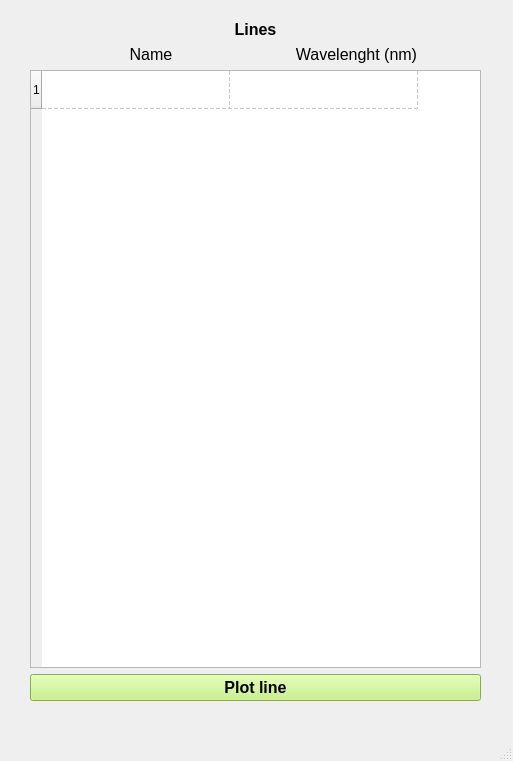
<?xml version="1.0" encoding="UTF-8"?>
<ui version="4.0">
 <class>MainWindow</class>
 <widget class="QMainWindow" name="MainWindow">
  <property name="geometry">
   <rect>
    <x>0</x>
    <y>0</y>
    <width>513</width>
    <height>761</height>
   </rect>
  </property>
  <property name="minimumSize">
   <size>
    <width>513</width>
    <height>761</height>
   </size>
  </property>
  <property name="maximumSize">
   <size>
    <width>513</width>
    <height>761</height>
   </size>
  </property>
  <property name="windowTitle">
   <string>Spectra - Lines data base</string>
  </property>
  <widget class="QWidget" name="centralwidget">
   <widget class="QWidget" name="layoutWidget">
    <property name="geometry">
     <rect>
      <x>30</x>
      <y>20</y>
      <width>451</width>
      <height>681</height>
     </rect>
    </property>
    <layout class="QVBoxLayout" name="verticalLayout_4" stretch="1,0,10,0">
     <item>
      <widget class="QLabel" name="lbl_lines">
       <property name="sizePolicy">
        <sizepolicy hsizetype="Minimum" vsizetype="Maximum">
         <horstretch>0</horstretch>
         <verstretch>0</verstretch>
        </sizepolicy>
       </property>
       <property name="font">
        <font>
         <family>Segoe UI</family>
         <pointsize>12</pointsize>
         <weight>75</weight>
         <bold>true</bold>
        </font>
       </property>
       <property name="text">
        <string>Lines</string>
       </property>
       <property name="scaledContents">
        <bool>false</bool>
       </property>
       <property name="alignment">
        <set>Qt::AlignCenter</set>
       </property>
      </widget>
     </item>
     <item>
      <layout class="QHBoxLayout" name="horizontalLayout_12" stretch="1,1">
       <property name="leftMargin">
        <number>21</number>
       </property>
       <property name="rightMargin">
        <number>25</number>
       </property>
       <item>
        <widget class="QLabel" name="lbl_name">
         <property name="sizePolicy">
          <sizepolicy hsizetype="Minimum" vsizetype="Maximum">
           <horstretch>0</horstretch>
           <verstretch>0</verstretch>
          </sizepolicy>
         </property>
         <property name="font">
          <font>
           <family>Segoe UI</family>
           <pointsize>12</pointsize>
           <weight>50</weight>
           <bold>false</bold>
          </font>
         </property>
         <property name="text">
          <string>Name</string>
         </property>
         <property name="scaledContents">
          <bool>false</bool>
         </property>
         <property name="alignment">
          <set>Qt::AlignCenter</set>
         </property>
        </widget>
       </item>
       <item>
        <widget class="QLabel" name="lbl_wrest">
         <property name="sizePolicy">
          <sizepolicy hsizetype="Minimum" vsizetype="Maximum">
           <horstretch>0</horstretch>
           <verstretch>0</verstretch>
          </sizepolicy>
         </property>
         <property name="font">
          <font>
           <family>Segoe UI</family>
           <pointsize>12</pointsize>
           <weight>50</weight>
           <bold>false</bold>
          </font>
         </property>
         <property name="text">
          <string>Wavelenght (nm)</string>
         </property>
         <property name="scaledContents">
          <bool>false</bool>
         </property>
         <property name="alignment">
          <set>Qt::AlignCenter</set>
         </property>
        </widget>
       </item>
      </layout>
     </item>
     <item>
      <widget class="QTableWidget" name="table_lines">
       <property name="sizePolicy">
        <sizepolicy hsizetype="Minimum" vsizetype="Expanding">
         <horstretch>0</horstretch>
         <verstretch>0</verstretch>
        </sizepolicy>
       </property>
       <property name="horizontalScrollBarPolicy">
        <enum>Qt::ScrollBarAlwaysOff</enum>
       </property>
       <property name="editTriggers">
        <set>QAbstractItemView::NoEditTriggers</set>
       </property>
       <property name="showGrid">
        <bool>true</bool>
       </property>
       <property name="gridStyle">
        <enum>Qt::DashLine</enum>
       </property>
       <property name="cornerButtonEnabled">
        <bool>true</bool>
       </property>
       <property name="rowCount">
        <number>1</number>
       </property>
       <property name="columnCount">
        <number>2</number>
       </property>
       <attribute name="horizontalHeaderVisible">
        <bool>false</bool>
       </attribute>
       <attribute name="horizontalHeaderDefaultSectionSize">
        <number>188</number>
       </attribute>
       <attribute name="horizontalHeaderMinimumSectionSize">
        <number>188</number>
       </attribute>
       <attribute name="verticalHeaderVisible">
        <bool>true</bool>
       </attribute>
       <attribute name="verticalHeaderCascadingSectionResizes">
        <bool>false</bool>
       </attribute>
       <attribute name="verticalHeaderMinimumSectionSize">
        <number>38</number>
       </attribute>
       <row/>
       <column/>
       <column/>
      </widget>
     </item>
     <item>
      <widget class="QPushButton" name="btn_plot">
       <property name="enabled">
        <bool>true</bool>
       </property>
       <property name="sizePolicy">
        <sizepolicy hsizetype="Minimum" vsizetype="Expanding">
         <horstretch>0</horstretch>
         <verstretch>0</verstretch>
        </sizepolicy>
       </property>
       <property name="palette">
        <palette>
         <active>
          <colorrole role="WindowText">
           <brush brushstyle="SolidPattern">
            <color alpha="255">
             <red>0</red>
             <green>0</green>
             <blue>0</blue>
            </color>
           </brush>
          </colorrole>
          <colorrole role="Button">
           <brush brushstyle="SolidPattern">
            <color alpha="255">
             <red>190</red>
             <green>240</green>
             <blue>114</blue>
            </color>
           </brush>
          </colorrole>
          <colorrole role="Light">
           <brush brushstyle="SolidPattern">
            <color alpha="255">
             <red>244</red>
             <green>255</green>
             <blue>227</blue>
            </color>
           </brush>
          </colorrole>
          <colorrole role="Midlight">
           <brush brushstyle="SolidPattern">
            <color alpha="255">
             <red>217</red>
             <green>247</green>
             <blue>170</blue>
            </color>
           </brush>
          </colorrole>
          <colorrole role="Dark">
           <brush brushstyle="SolidPattern">
            <color alpha="255">
             <red>95</red>
             <green>120</green>
             <blue>57</blue>
            </color>
           </brush>
          </colorrole>
          <colorrole role="Mid">
           <brush brushstyle="SolidPattern">
            <color alpha="255">
             <red>127</red>
             <green>160</green>
             <blue>76</blue>
            </color>
           </brush>
          </colorrole>
          <colorrole role="Text">
           <brush brushstyle="SolidPattern">
            <color alpha="255">
             <red>0</red>
             <green>0</green>
             <blue>0</blue>
            </color>
           </brush>
          </colorrole>
          <colorrole role="BrightText">
           <brush brushstyle="SolidPattern">
            <color alpha="255">
             <red>255</red>
             <green>255</green>
             <blue>255</blue>
            </color>
           </brush>
          </colorrole>
          <colorrole role="ButtonText">
           <brush brushstyle="SolidPattern">
            <color alpha="255">
             <red>0</red>
             <green>0</green>
             <blue>0</blue>
            </color>
           </brush>
          </colorrole>
          <colorrole role="Base">
           <brush brushstyle="SolidPattern">
            <color alpha="255">
             <red>255</red>
             <green>255</green>
             <blue>255</blue>
            </color>
           </brush>
          </colorrole>
          <colorrole role="Window">
           <brush brushstyle="SolidPattern">
            <color alpha="255">
             <red>190</red>
             <green>240</green>
             <blue>114</blue>
            </color>
           </brush>
          </colorrole>
          <colorrole role="Shadow">
           <brush brushstyle="SolidPattern">
            <color alpha="255">
             <red>0</red>
             <green>0</green>
             <blue>0</blue>
            </color>
           </brush>
          </colorrole>
          <colorrole role="AlternateBase">
           <brush brushstyle="SolidPattern">
            <color alpha="255">
             <red>222</red>
             <green>247</green>
             <blue>184</blue>
            </color>
           </brush>
          </colorrole>
          <colorrole role="ToolTipBase">
           <brush brushstyle="SolidPattern">
            <color alpha="255">
             <red>255</red>
             <green>255</green>
             <blue>220</blue>
            </color>
           </brush>
          </colorrole>
          <colorrole role="ToolTipText">
           <brush brushstyle="SolidPattern">
            <color alpha="255">
             <red>0</red>
             <green>0</green>
             <blue>0</blue>
            </color>
           </brush>
          </colorrole>
         </active>
         <inactive>
          <colorrole role="WindowText">
           <brush brushstyle="SolidPattern">
            <color alpha="255">
             <red>0</red>
             <green>0</green>
             <blue>0</blue>
            </color>
           </brush>
          </colorrole>
          <colorrole role="Button">
           <brush brushstyle="SolidPattern">
            <color alpha="255">
             <red>190</red>
             <green>240</green>
             <blue>114</blue>
            </color>
           </brush>
          </colorrole>
          <colorrole role="Light">
           <brush brushstyle="SolidPattern">
            <color alpha="255">
             <red>244</red>
             <green>255</green>
             <blue>227</blue>
            </color>
           </brush>
          </colorrole>
          <colorrole role="Midlight">
           <brush brushstyle="SolidPattern">
            <color alpha="255">
             <red>217</red>
             <green>247</green>
             <blue>170</blue>
            </color>
           </brush>
          </colorrole>
          <colorrole role="Dark">
           <brush brushstyle="SolidPattern">
            <color alpha="255">
             <red>95</red>
             <green>120</green>
             <blue>57</blue>
            </color>
           </brush>
          </colorrole>
          <colorrole role="Mid">
           <brush brushstyle="SolidPattern">
            <color alpha="255">
             <red>127</red>
             <green>160</green>
             <blue>76</blue>
            </color>
           </brush>
          </colorrole>
          <colorrole role="Text">
           <brush brushstyle="SolidPattern">
            <color alpha="255">
             <red>0</red>
             <green>0</green>
             <blue>0</blue>
            </color>
           </brush>
          </colorrole>
          <colorrole role="BrightText">
           <brush brushstyle="SolidPattern">
            <color alpha="255">
             <red>255</red>
             <green>255</green>
             <blue>255</blue>
            </color>
           </brush>
          </colorrole>
          <colorrole role="ButtonText">
           <brush brushstyle="SolidPattern">
            <color alpha="255">
             <red>0</red>
             <green>0</green>
             <blue>0</blue>
            </color>
           </brush>
          </colorrole>
          <colorrole role="Base">
           <brush brushstyle="SolidPattern">
            <color alpha="255">
             <red>255</red>
             <green>255</green>
             <blue>255</blue>
            </color>
           </brush>
          </colorrole>
          <colorrole role="Window">
           <brush brushstyle="SolidPattern">
            <color alpha="255">
             <red>190</red>
             <green>240</green>
             <blue>114</blue>
            </color>
           </brush>
          </colorrole>
          <colorrole role="Shadow">
           <brush brushstyle="SolidPattern">
            <color alpha="255">
             <red>0</red>
             <green>0</green>
             <blue>0</blue>
            </color>
           </brush>
          </colorrole>
          <colorrole role="AlternateBase">
           <brush brushstyle="SolidPattern">
            <color alpha="255">
             <red>222</red>
             <green>247</green>
             <blue>184</blue>
            </color>
           </brush>
          </colorrole>
          <colorrole role="ToolTipBase">
           <brush brushstyle="SolidPattern">
            <color alpha="255">
             <red>255</red>
             <green>255</green>
             <blue>220</blue>
            </color>
           </brush>
          </colorrole>
          <colorrole role="ToolTipText">
           <brush brushstyle="SolidPattern">
            <color alpha="255">
             <red>0</red>
             <green>0</green>
             <blue>0</blue>
            </color>
           </brush>
          </colorrole>
         </inactive>
         <disabled>
          <colorrole role="WindowText">
           <brush brushstyle="SolidPattern">
            <color alpha="255">
             <red>95</red>
             <green>120</green>
             <blue>57</blue>
            </color>
           </brush>
          </colorrole>
          <colorrole role="Button">
           <brush brushstyle="SolidPattern">
            <color alpha="255">
             <red>190</red>
             <green>240</green>
             <blue>114</blue>
            </color>
           </brush>
          </colorrole>
          <colorrole role="Light">
           <brush brushstyle="SolidPattern">
            <color alpha="255">
             <red>244</red>
             <green>255</green>
             <blue>227</blue>
            </color>
           </brush>
          </colorrole>
          <colorrole role="Midlight">
           <brush brushstyle="SolidPattern">
            <color alpha="255">
             <red>217</red>
             <green>247</green>
             <blue>170</blue>
            </color>
           </brush>
          </colorrole>
          <colorrole role="Dark">
           <brush brushstyle="SolidPattern">
            <color alpha="255">
             <red>95</red>
             <green>120</green>
             <blue>57</blue>
            </color>
           </brush>
          </colorrole>
          <colorrole role="Mid">
           <brush brushstyle="SolidPattern">
            <color alpha="255">
             <red>127</red>
             <green>160</green>
             <blue>76</blue>
            </color>
           </brush>
          </colorrole>
          <colorrole role="Text">
           <brush brushstyle="SolidPattern">
            <color alpha="255">
             <red>95</red>
             <green>120</green>
             <blue>57</blue>
            </color>
           </brush>
          </colorrole>
          <colorrole role="BrightText">
           <brush brushstyle="SolidPattern">
            <color alpha="255">
             <red>255</red>
             <green>255</green>
             <blue>255</blue>
            </color>
           </brush>
          </colorrole>
          <colorrole role="ButtonText">
           <brush brushstyle="SolidPattern">
            <color alpha="255">
             <red>95</red>
             <green>120</green>
             <blue>57</blue>
            </color>
           </brush>
          </colorrole>
          <colorrole role="Base">
           <brush brushstyle="SolidPattern">
            <color alpha="255">
             <red>190</red>
             <green>240</green>
             <blue>114</blue>
            </color>
           </brush>
          </colorrole>
          <colorrole role="Window">
           <brush brushstyle="SolidPattern">
            <color alpha="255">
             <red>190</red>
             <green>240</green>
             <blue>114</blue>
            </color>
           </brush>
          </colorrole>
          <colorrole role="Shadow">
           <brush brushstyle="SolidPattern">
            <color alpha="255">
             <red>0</red>
             <green>0</green>
             <blue>0</blue>
            </color>
           </brush>
          </colorrole>
          <colorrole role="AlternateBase">
           <brush brushstyle="SolidPattern">
            <color alpha="255">
             <red>190</red>
             <green>240</green>
             <blue>114</blue>
            </color>
           </brush>
          </colorrole>
          <colorrole role="ToolTipBase">
           <brush brushstyle="SolidPattern">
            <color alpha="255">
             <red>255</red>
             <green>255</green>
             <blue>220</blue>
            </color>
           </brush>
          </colorrole>
          <colorrole role="ToolTipText">
           <brush brushstyle="SolidPattern">
            <color alpha="255">
             <red>0</red>
             <green>0</green>
             <blue>0</blue>
            </color>
           </brush>
          </colorrole>
         </disabled>
        </palette>
       </property>
       <property name="font">
        <font>
         <family>Segoe UI</family>
         <pointsize>12</pointsize>
         <weight>75</weight>
         <bold>true</bold>
        </font>
       </property>
       <property name="cursor">
        <cursorShape>PointingHandCursor</cursorShape>
       </property>
       <property name="text">
        <string>Plot line</string>
       </property>
       <property name="autoDefault">
        <bool>false</bool>
       </property>
       <property name="default">
        <bool>false</bool>
       </property>
       <property name="flat">
        <bool>false</bool>
       </property>
      </widget>
     </item>
    </layout>
   </widget>
  </widget>
  <widget class="QStatusBar" name="statusbar"/>
 </widget>
 <resources/>
 <connections/>
</ui>
